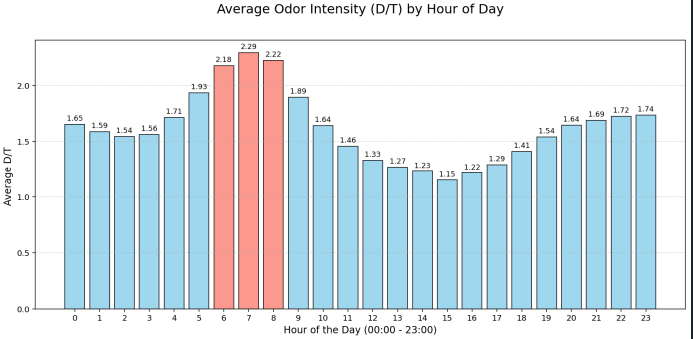

Python code for this plot:
# -*- coding: utf-8 -*-
"""
Created on Wed Jun 10 16:55:45 2026

@author: aunch
"""

import pandas as pd
import matplotlib.pyplot as plt

# 1. โหลดข้อมูลและแปลงเวลา
df = pd.read_csv('Export.csv', skiprows=1)
df['Time'] = pd.to_datetime(df['Time'], errors='coerce')
df = df.dropna(subset=['Time'])
df['D/T'] = pd.to_numeric(df['D/T'], errors='coerce')

# 2. สร้างคอลัมน์ 'Hour' เพื่อดึงเฉพาะ "ชั่วโมง" ออกมา (0-23)
df['Hour'] = df['Time'].dt.hour

# 3. จัดกลุ่มตามชั่วโมงและหาค่าเฉลี่ยของระดับกลิ่น (D/T)
hourly_avg = df.groupby('Hour')['D/T'].mean()

# ==========================================
# 4. พล็อตกราฟแท่ง (Bar Chart)
# ==========================================
plt.figure(figsize=(12, 6))

# สร้างกราฟแท่ง กำหนดสีพื้นฐานเป็นสีฟ้า
bars = plt.bar(hourly_avg.index, hourly_avg.values, color='skyblue', edgecolor='black', alpha=0.8)

# ไฮไลท์สีแดงตรงช่วงเวลาที่กลิ่นแรงที่สุด (ชั่วโมงที่ 6, 7 และ 8) เพื่อให้เห็นชัดๆ
for i in [6, 7, 8]:
    bars[i].set_color('salmon')
    bars[i].set_edgecolor('black')

# ตกแต่งกราฟ
plt.title('Average Odor Intensity (D/T) by Hour of Day\n', fontsize=16, pad=15)
plt.xlabel('Hour of the Day (00:00 - 23:00)', fontsize=12)
plt.ylabel('Average D/T ', fontsize=12)

# บังคับให้แกน X แสดงตัวเลขชั่วโมงครบทุกตัว (0 ถึง 23)
plt.xticks(hourly_avg.index)
plt.grid(axis='y', linestyle='--', alpha=0.5)

# เพิ่มตัวเลขกำกับไว้บนหัวกราฟแท่งแต่ละแท่ง
for bar in bars:
    yval = bar.get_height()
    # เช็คว่าถ้าไม่ใช่ค่าว่าง (NaN) ให้แสดงตัวเลข ทศนิยม 2 ตำแหน่ง
    if pd.notna(yval):
        plt.text(bar.get_x() + bar.get_width()/2, yval + 0.02, f'{yval:.2f}', 
                 ha='center', va='bottom', fontsize=9)

plt.tight_layout()
plt.show()
